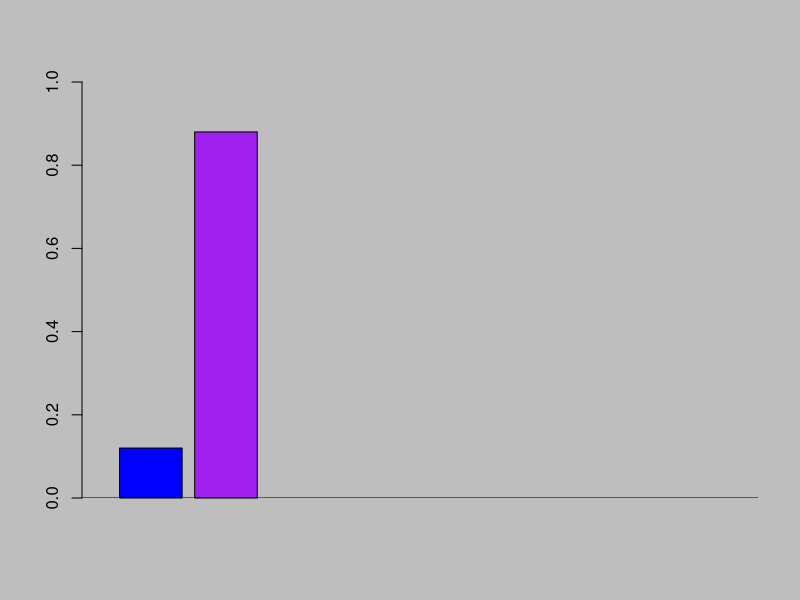
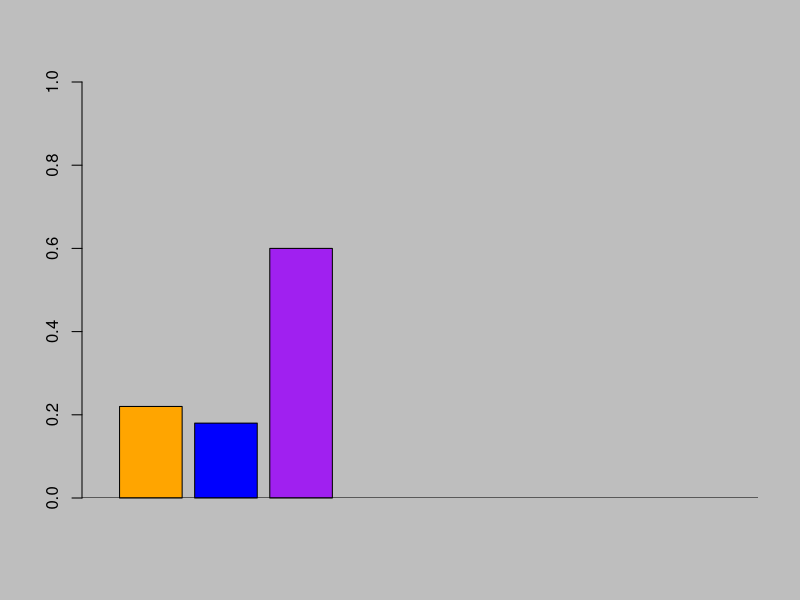
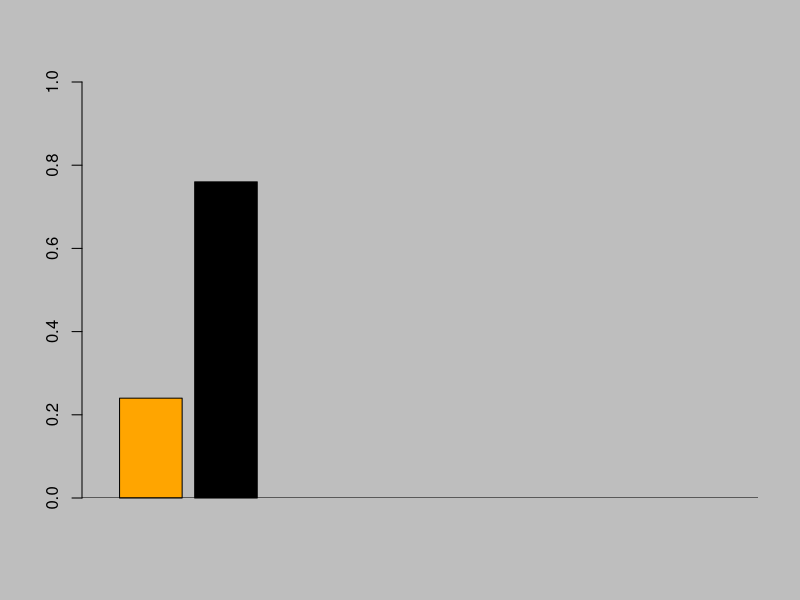
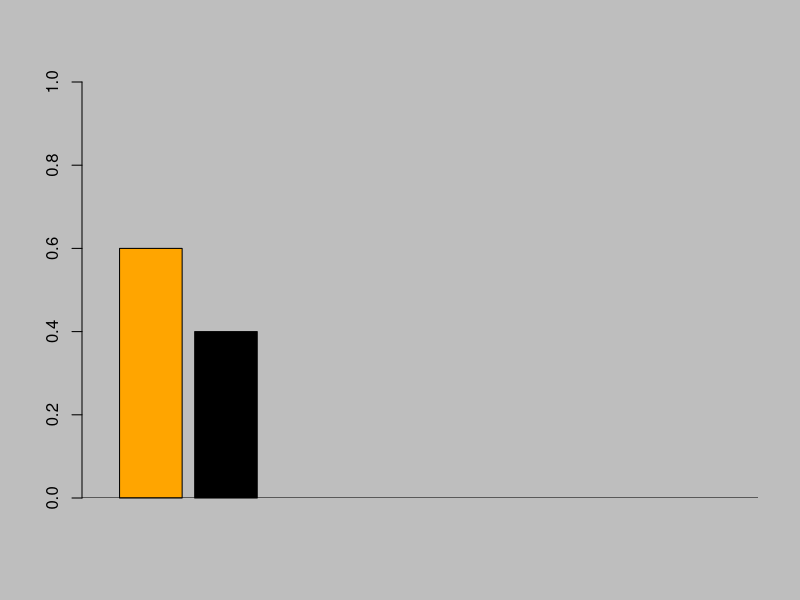

Generate these figures, in order, with R:
#=============================================================================================================#
# Script created by Mark Christie, all rights reserved, contact at markchristie1500@gmail.com
# Script created in version R 4.0.0 on xx/xx/2020
# This script:
# Usage notes: 
#============================================================================================================#
# Set working directory, import packages, source functions, initialize global variables
#library("")

#source("~/Drive/scripts.R", sep = ''))


# Panel A================================================#

n.blue <- 6/50
n.purple <- 44/50

par(bg = 'grey')
barplot(c(n.blue, n.purple), col = c("blue", "purple"), ylim = c(0, 1), width = c(0.1, 0.1), space = 0.2, xlim = c(0, 1))
#rect(par("usr")[1],par("usr")[3],par("usr")[2],par("usr")[4],col = "gray", border = NA)
#barplot(c(n.blue, n.purple), col = c("blue", "purple"), ylim = c(0, 1), width = c(0.1, 0.1), space = 0.2, xlim = c(0, 1), add = TRUE)
abline(h = 0)

# Panel B================================================#

n.orange <- 11/50
n.blue   <- 9/50
n.purple <- 30/50

barplot(c(n.orange, n.blue, n.purple), col = c("orange", "blue", "purple"), ylim = c(0, 1), width = c(0.1, 0.1), space = 0.2, xlim = c(0, 1))
#rect(par("usr")[1],par("usr")[3],par("usr")[2],par("usr")[4],col = "gray", border = NA)
#barplot(c(n.orange, n.blue, n.purple), col = c("orange", "blue", "purple"), ylim = c(0, 1), width = c(0.1, 0.1), space = 0.2, xlim = c(0, 1), add = TRUE)
abline(h = 0)


# Panel D================================================#


n.orange <- 12/50
n.black   <- 38/50

barplot(c(n.orange, n.black), col = c("orange", "black"), ylim = c(0, 1), width = c(0.1, 0.1), space = 0.2, xlim = c(0, 1))
#rect(par("usr")[1],par("usr")[3],par("usr")[2],par("usr")[4],col = "gray", border = NA)
#barplot(c(n.orange, n.black), col = c("orange", "black"), ylim = c(0, 1), width = c(0.1, 0.1), space = 0.2, xlim = c(0, 1), add = TRUE)
abline(h = 0)





# Panel E ================================================#

n.orange <- 30/50
n.black   <- 20/50

barplot(c(n.orange, n.black), col = c("orange", "black"), ylim = c(0, 1), width = c(0.1, 0.1), space = 0.2, xlim = c(0, 1))
#rect(par("usr")[1],par("usr")[3],par("usr")[2],par("usr")[4],col = "gray", border = NA)
#barplot(c(n.orange, n.black), col = c("orange", "black"), ylim = c(0, 1), width = c(0.1, 0.1), space = 0.2, xlim = c(0, 1), add = TRUE)
abline(h = 0)









